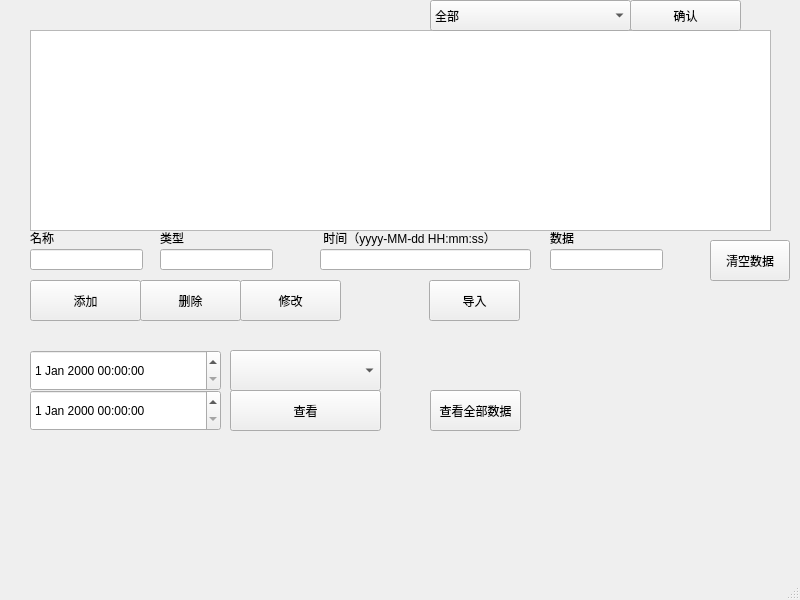
<?xml version="1.0" encoding="UTF-8"?>
<ui version="4.0">
 <class>MainWindow</class>
 <widget class="QMainWindow" name="MainWindow">
  <property name="geometry">
   <rect>
    <x>0</x>
    <y>0</y>
    <width>800</width>
    <height>600</height>
   </rect>
  </property>
  <property name="windowTitle">
   <string>MainWindow</string>
  </property>
  <widget class="QWidget" name="centralwidget">
   <widget class="QLineEdit" name="nameEdit">
    <property name="geometry">
     <rect>
      <x>30</x>
      <y>249</y>
      <width>113</width>
      <height>21</height>
     </rect>
    </property>
   </widget>
   <widget class="QLineEdit" name="typeEdit">
    <property name="geometry">
     <rect>
      <x>160</x>
      <y>249</y>
      <width>113</width>
      <height>21</height>
     </rect>
    </property>
   </widget>
   <widget class="QLineEdit" name="valueEdit">
    <property name="geometry">
     <rect>
      <x>550</x>
      <y>249</y>
      <width>113</width>
      <height>21</height>
     </rect>
    </property>
   </widget>
   <widget class="QTableView" name="tableView">
    <property name="geometry">
     <rect>
      <x>30</x>
      <y>30</y>
      <width>741</width>
      <height>201</height>
     </rect>
    </property>
   </widget>
   <widget class="QPushButton" name="addButton">
    <property name="geometry">
     <rect>
      <x>30</x>
      <y>280</y>
      <width>111</width>
      <height>41</height>
     </rect>
    </property>
    <property name="text">
     <string>添加</string>
    </property>
   </widget>
   <widget class="QPushButton" name="deleteButton">
    <property name="geometry">
     <rect>
      <x>140</x>
      <y>280</y>
      <width>101</width>
      <height>41</height>
     </rect>
    </property>
    <property name="text">
     <string>删除</string>
    </property>
   </widget>
   <widget class="QPushButton" name="updateButton">
    <property name="geometry">
     <rect>
      <x>240</x>
      <y>280</y>
      <width>101</width>
      <height>41</height>
     </rect>
    </property>
    <property name="text">
     <string>修改</string>
    </property>
   </widget>
   <widget class="QPushButton" name="viewButton">
    <property name="geometry">
     <rect>
      <x>430</x>
      <y>390</y>
      <width>91</width>
      <height>41</height>
     </rect>
    </property>
    <property name="text">
     <string>查看全部数据</string>
    </property>
   </widget>
   <widget class="QComboBox" name="typeComboBox">
    <property name="geometry">
     <rect>
      <x>230</x>
      <y>350</y>
      <width>151</width>
      <height>41</height>
     </rect>
    </property>
    <item>
     <property name="text">
      <string/>
     </property>
    </item>
    <item>
     <property name="text">
      <string>温度</string>
     </property>
    </item>
    <item>
     <property name="text">
      <string>湿度</string>
     </property>
    </item>
   </widget>
   <widget class="QLineEdit" name="timestampEdit">
    <property name="geometry">
     <rect>
      <x>320</x>
      <y>249</y>
      <width>211</width>
      <height>21</height>
     </rect>
    </property>
   </widget>
   <widget class="QLabel" name="label">
    <property name="geometry">
     <rect>
      <x>30</x>
      <y>230</y>
      <width>61</width>
      <height>16</height>
     </rect>
    </property>
    <property name="text">
     <string>名称</string>
    </property>
   </widget>
   <widget class="QLabel" name="label_2">
    <property name="geometry">
     <rect>
      <x>160</x>
      <y>230</y>
      <width>61</width>
      <height>16</height>
     </rect>
    </property>
    <property name="text">
     <string>类型</string>
    </property>
   </widget>
   <widget class="QLabel" name="label_3">
    <property name="geometry">
     <rect>
      <x>320</x>
      <y>230</y>
      <width>221</width>
      <height>16</height>
     </rect>
    </property>
    <property name="text">
     <string> 时间（yyyy-MM-dd HH:mm:ss）</string>
    </property>
   </widget>
   <widget class="QLabel" name="label_4">
    <property name="geometry">
     <rect>
      <x>550</x>
      <y>230</y>
      <width>61</width>
      <height>16</height>
     </rect>
    </property>
    <property name="text">
     <string>数据</string>
    </property>
   </widget>
   <widget class="QPushButton" name="importButton">
    <property name="geometry">
     <rect>
      <x>429</x>
      <y>280</y>
      <width>91</width>
      <height>41</height>
     </rect>
    </property>
    <property name="text">
     <string>导入</string>
    </property>
   </widget>
   <widget class="QDateTimeEdit" name="startTimeEdit">
    <property name="geometry">
     <rect>
      <x>30</x>
      <y>350</y>
      <width>191</width>
      <height>41</height>
     </rect>
    </property>
   </widget>
   <widget class="QDateTimeEdit" name="endTimeEdit">
    <property name="geometry">
     <rect>
      <x>30</x>
      <y>390</y>
      <width>191</width>
      <height>41</height>
     </rect>
    </property>
   </widget>
   <widget class="QPushButton" name="filterButton">
    <property name="geometry">
     <rect>
      <x>230</x>
      <y>390</y>
      <width>151</width>
      <height>41</height>
     </rect>
    </property>
    <property name="text">
     <string>查看</string>
    </property>
   </widget>
   <widget class="QComboBox" name="filterTypeComboBox">
    <property name="geometry">
     <rect>
      <x>430</x>
      <y>0</y>
      <width>201</width>
      <height>31</height>
     </rect>
    </property>
    <item>
     <property name="text">
      <string>全部</string>
     </property>
    </item>
    <item>
     <property name="text">
      <string>温度</string>
     </property>
    </item>
    <item>
     <property name="text">
      <string>湿度</string>
     </property>
    </item>
    <item>
     <property name="text">
      <string/>
     </property>
    </item>
   </widget>
   <widget class="QPushButton" name="applyFilterButton">
    <property name="geometry">
     <rect>
      <x>630</x>
      <y>0</y>
      <width>111</width>
      <height>31</height>
     </rect>
    </property>
    <property name="text">
     <string>确认</string>
    </property>
   </widget>
   <widget class="QPushButton" name="clearDataButton">
    <property name="geometry">
     <rect>
      <x>710</x>
      <y>240</y>
      <width>80</width>
      <height>41</height>
     </rect>
    </property>
    <property name="text">
     <string>清空数据</string>
    </property>
   </widget>
  </widget>
  <widget class="QMenuBar" name="menubar">
   <property name="geometry">
    <rect>
     <x>0</x>
     <y>0</y>
     <width>800</width>
     <height>17</height>
    </rect>
   </property>
  </widget>
  <widget class="QStatusBar" name="statusbar"/>
 </widget>
 <resources/>
 <connections/>
</ui>
